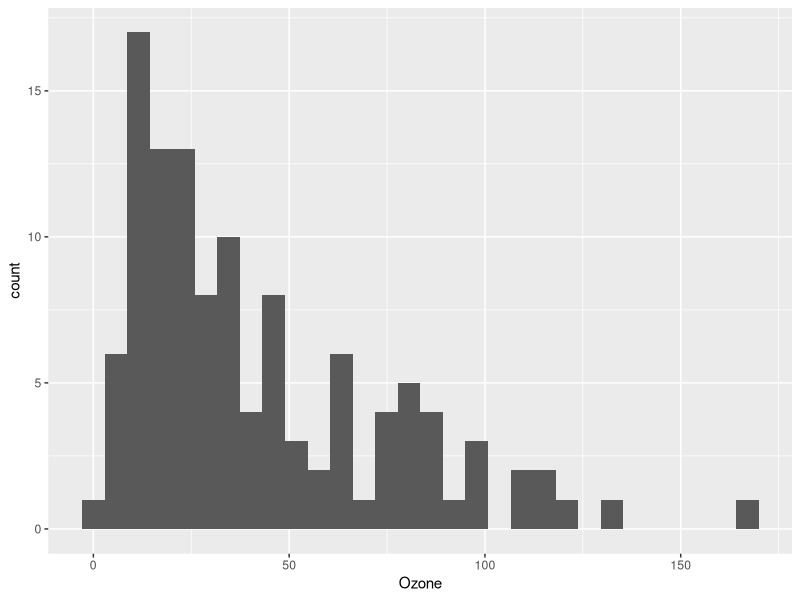
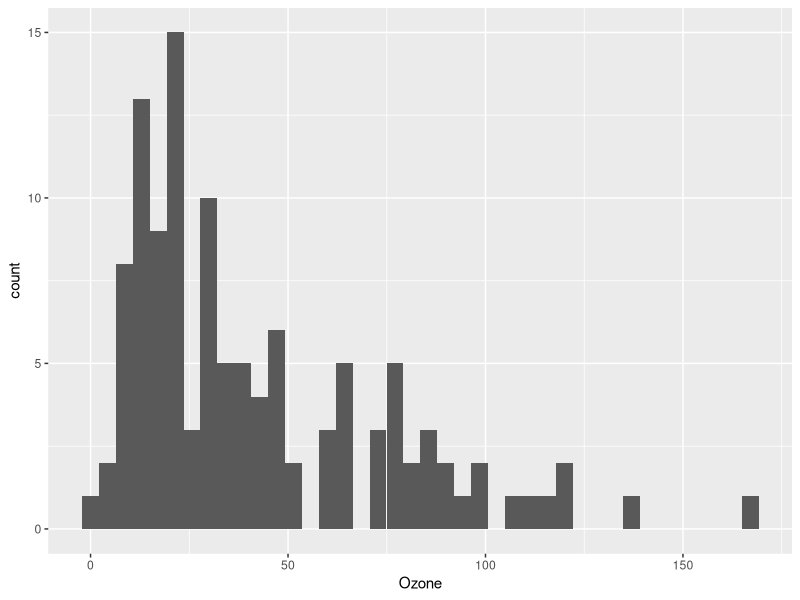
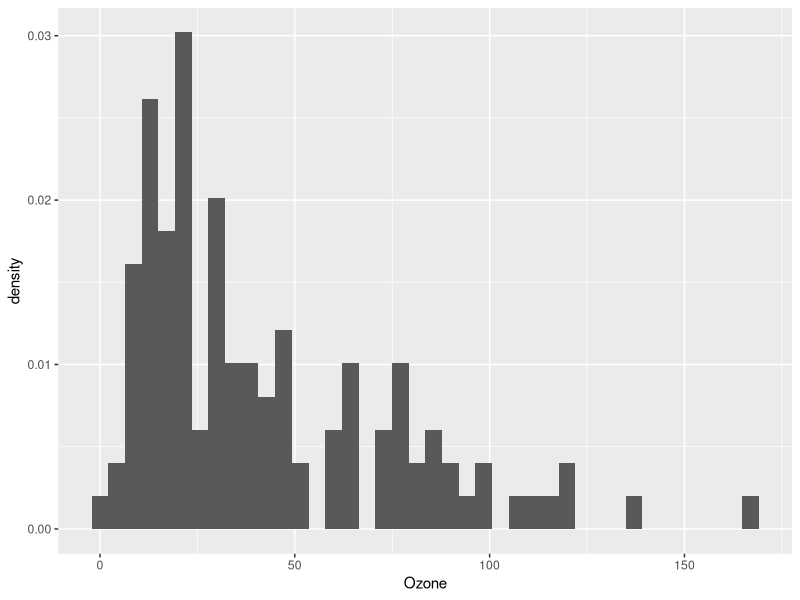
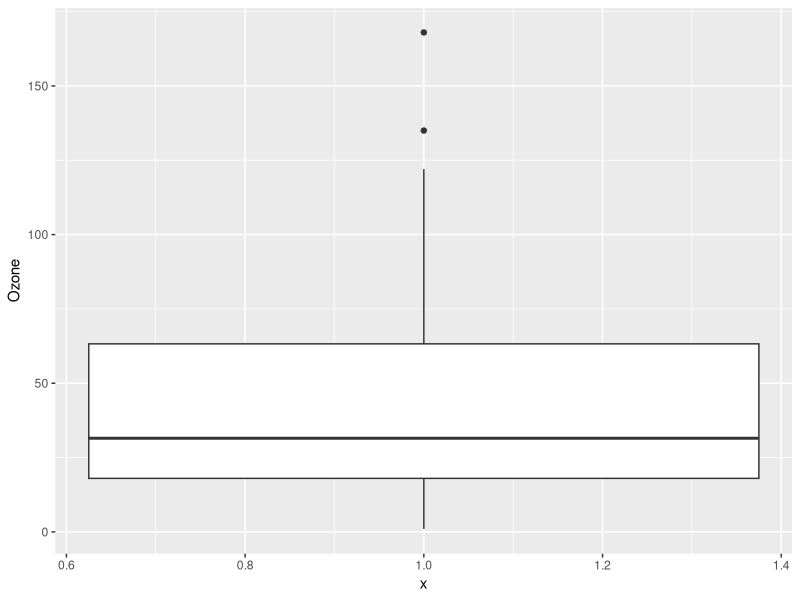
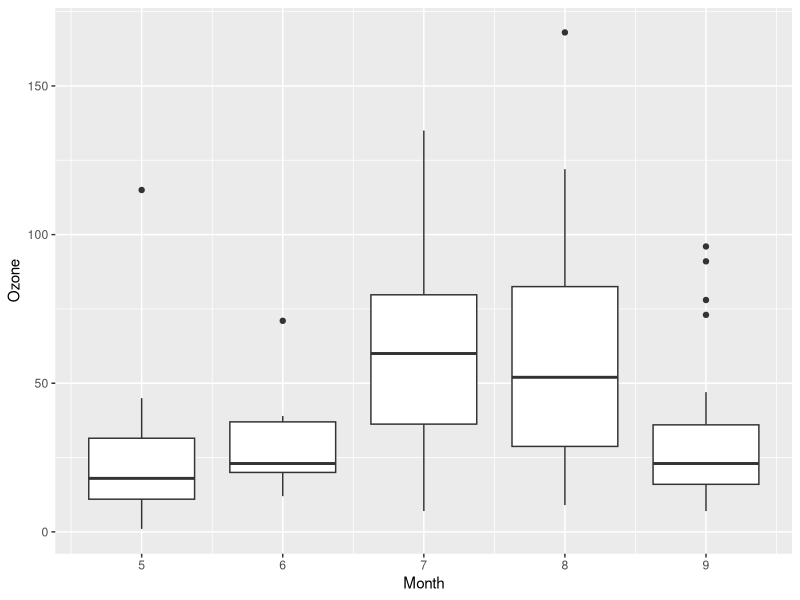
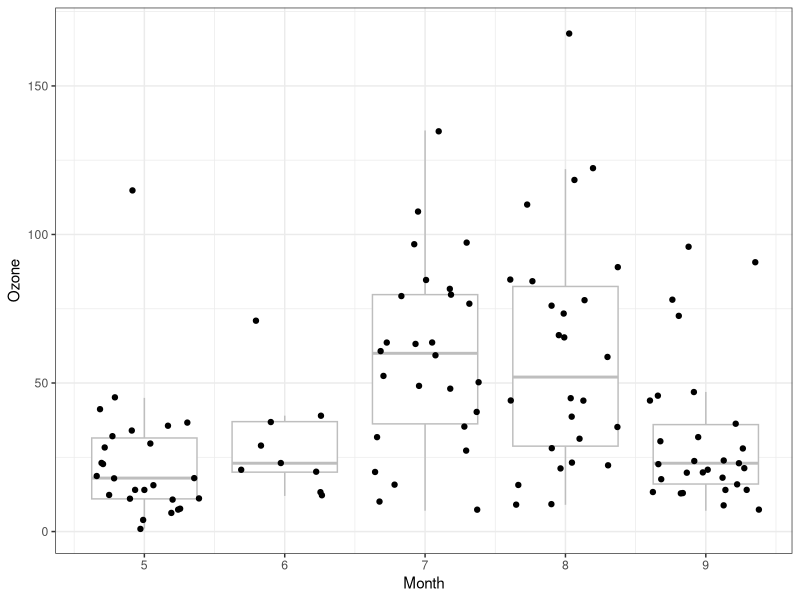
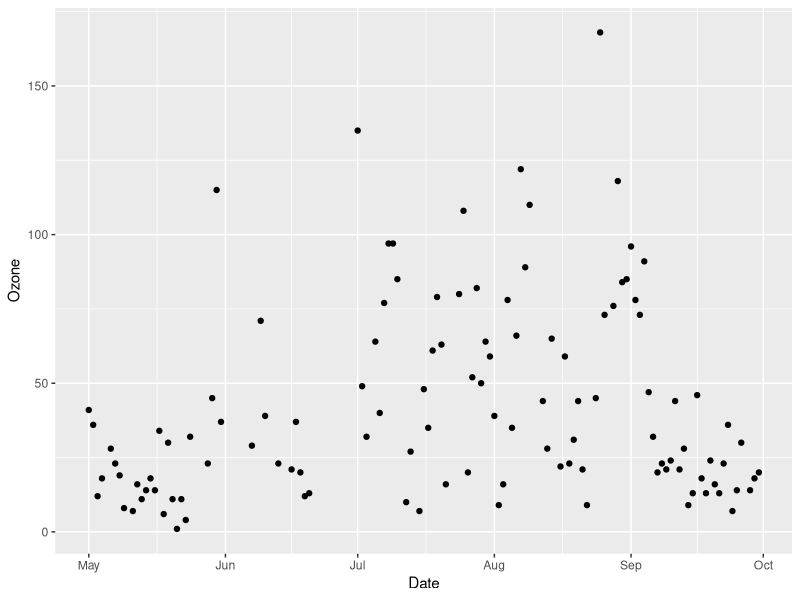
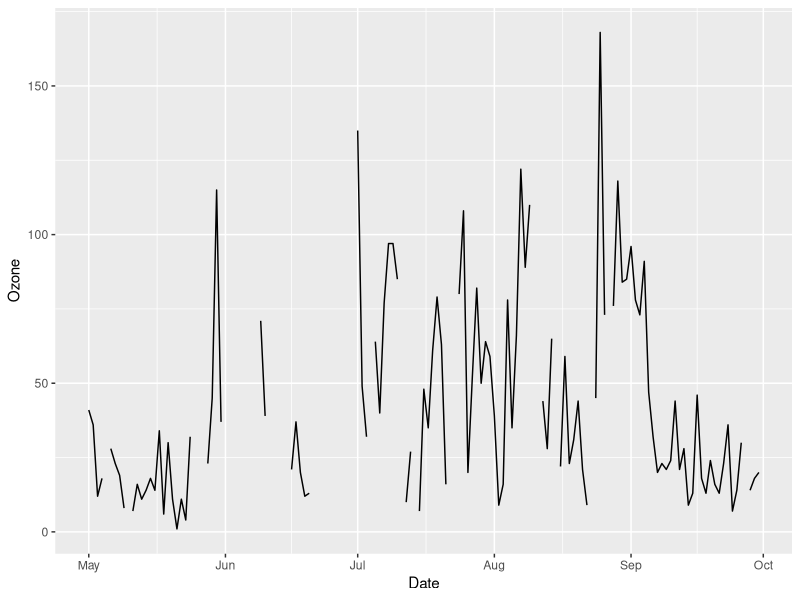

The R script that drew these images, in order:
## ---- eval=FALSE---------------------------------------------------------
## install.packages("tidyverse")

## ---- eval=FALSE---------------------------------------------------------
## install.packages(c("dplyr","tidyr","ggplot2"))

## ---- eval=FALSE---------------------------------------------------------
## library("dplyr")
## library("tidyr")
## library("ggplot2")

## ------------------------------------------------------------------------
library("tidyverse")

## ------------------------------------------------------------------------
head(airquality)

## ---- eval=FALSE---------------------------------------------------------
## ?airquality

## ------------------------------------------------------------------------
airquality <- airquality %>%
  mutate(Date = as.Date(paste("1973",Month,Day,sep="/"))) 

## ------------------------------------------------------------------------
ggplot(airquality,     # data.frame containing the data
       aes(x=Ozone)) + # a column name from the data.frame
  geom_histogram()     # create a histogram

## ------------------------------------------------------------------------
ggplot(airquality, aes(x=Ozone)) + 
  geom_histogram(bins = 40)

## ------------------------------------------------------------------------
ggplot(airquality, aes(x=Ozone)) + 
  geom_histogram(aes(y=..density..), bins = 40)

## ------------------------------------------------------------------------
ggplot(airquality,     
       aes(x=1,y=Ozone)) + 
  geom_boxplot()     

## ------------------------------------------------------------------------
ggplot(airquality,     
       aes(x=Month, y=Ozone, group=Month)) + 
  geom_boxplot()     

## ------------------------------------------------------------------------
ggplot(airquality,     
       aes(x=Month, y=Ozone, group=Month)) + 
  geom_boxplot(color='grey',                 # make the boxes not so obvious
               outlier.shape = NA) +         # remove outliers, 
  geom_jitter() +                            # because they get plotted here
  theme_bw()

## ------------------------------------------------------------------------
ggplot(airquality, aes(x = Date, y = Ozone)) +
  geom_point()

## ------------------------------------------------------------------------
ggplot(airquality, aes(x = Date, y = Ozone)) +
  geom_line()

## ------------------------------------------------------------------------
ggplot(airquality, aes(x = Solar.R, y = Ozone)) +
  geom_point()

## ------------------------------------------------------------------------
airquality_long <- airquality %>%
  select(-Month, -Day) %>%              # Remove these columns
  tidyr::gather(response, value, -Date)

## ------------------------------------------------------------------------
dim(airquality)
dim(airquality_long)

head(airquality_long)
summary(airquality_long)
table(airquality_long$response)

## ------------------------------------------------------------------------
ggplot(airquality_long, aes(Date, value)) +
  geom_point() + 
  facet_wrap(~response)

## ------------------------------------------------------------------------
ggplot(airquality_long, aes(Date, value)) +
  geom_line() + 
  facet_wrap(~response,scales="free_y")

## ------------------------------------------------------------------------
ggplot(airquality_long, 
       aes(Date, value, color = response, group = response)) +
  geom_line()

## ------------------------------------------------------------------------
airquality2 <- airquality_long %>%
  tidyr::spread(response, value)

## ------------------------------------------------------------------------
g <- ggplot(airquality2,
       aes(x = Temp, y = Wind)) +
  geom_point()

g # Then you can see the plot by just typing the object name

## ------------------------------------------------------------------------
g <- g +
  labs(x = "Temperature (F)",
       y = "Wind speed (mph)",
       title = "New York (May-September 1973)")

g

## ------------------------------------------------------------------------
g <- g + theme_bw()
g

## ------------------------------------------------------------------------
g <- g + geom_smooth(method="lm")

## ------------------------------------------------------------------------
ggplot(airquality2,
       aes(x = Temp, y = Wind)) +
  geom_point() +
  geom_smooth(method = "lm") + 
  labs(x = "Temperature (F)",
       y = "Wind speed (mph)",
       title = "New York (May-September 1973)") + 
  theme_bw()
